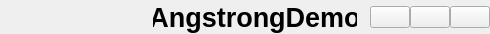
<?xml version="1.0" encoding="UTF-8"?>
<ui version="4.0">
 <class>TitleBar</class>
 <widget class="QWidget" name="TitleBar">
  <property name="geometry">
   <rect>
    <x>0</x>
    <y>0</y>
    <width>490</width>
    <height>34</height>
   </rect>
  </property>
  <property name="maximumSize">
   <size>
    <width>16777215</width>
    <height>34</height>
   </size>
  </property>
  <property name="windowTitle">
   <string>Form</string>
  </property>
  <layout class="QGridLayout" name="gridLayout">
   <property name="leftMargin">
    <number>0</number>
   </property>
   <property name="topMargin">
    <number>0</number>
   </property>
   <property name="rightMargin">
    <number>0</number>
   </property>
   <property name="bottomMargin">
    <number>0</number>
   </property>
   <property name="spacing">
    <number>0</number>
   </property>
   <item row="0" column="0">
    <layout class="QHBoxLayout" name="horizontalLayout">
     <property name="spacing">
      <number>0</number>
     </property>
     <property name="leftMargin">
      <number>0</number>
     </property>
     <item>
      <widget class="QLabel" name="m_lab_icon">
       <property name="minimumSize">
        <size>
         <width>40</width>
         <height>20</height>
        </size>
       </property>
       <property name="maximumSize">
        <size>
         <width>16777215</width>
         <height>28</height>
        </size>
       </property>
       <property name="styleSheet">
        <string notr="true">border-image: url(:/AngstrongDemo/camera.ico);</string>
       </property>
       <property name="text">
        <string/>
       </property>
      </widget>
     </item>
     <item>
      <spacer name="horizontalSpacer">
       <property name="orientation">
        <enum>Qt::Horizontal</enum>
       </property>
       <property name="sizeHint" stdset="0">
        <size>
         <width>120</width>
         <height>13</height>
        </size>
       </property>
      </spacer>
     </item>
     <item>
      <widget class="QLabel" name="m_lab_title">
       <property name="minimumSize">
        <size>
         <width>50</width>
         <height>32</height>
        </size>
       </property>
       <property name="maximumSize">
        <size>
         <width>16777215</width>
         <height>100</height>
        </size>
       </property>
       <property name="font">
        <font>
         <pointsize>20</pointsize>
         <weight>75</weight>
         <bold>true</bold>
        </font>
       </property>
       <property name="layoutDirection">
        <enum>Qt::LeftToRight</enum>
       </property>
       <property name="text">
        <string>AngstrongDemo</string>
       </property>
       <property name="alignment">
        <set>Qt::AlignCenter</set>
       </property>
       <property name="wordWrap">
        <bool>false</bool>
       </property>
      </widget>
     </item>
     <item>
      <spacer name="horizontalSpacer_2">
       <property name="orientation">
        <enum>Qt::Horizontal</enum>
       </property>
       <property name="sizeHint" stdset="0">
        <size>
         <width>20</width>
         <height>20</height>
        </size>
       </property>
      </spacer>
     </item>
     <item>
      <widget class="QPushButton" name="m_btn_min">
       <property name="toolTip">
        <string>最小化</string>
       </property>
       <property name="text">
        <string/>
       </property>
       <property name="icon">
        <iconset resource="AngstrongDemo.qrc">
         <normaloff>:/AngstrongDemo/image_ico/btl/Minimize_normal.png</normaloff>
         <normalon>:/AngstrongDemo/image_ico/btl/Minimize_hover.png</normalon>:/AngstrongDemo/image_ico/btl/Minimize_normal.png</iconset>
       </property>
      </widget>
     </item>
     <item>
      <widget class="QPushButton" name="m_btn_max">
       <property name="toolTip">
        <string>最大化</string>
       </property>
       <property name="text">
        <string/>
       </property>
       <property name="icon">
        <iconset resource="AngstrongDemo.qrc">
         <normaloff>:/AngstrongDemo/image_ico/btl/max_normal.png</normaloff>
         <normalon>:/AngstrongDemo/image_ico/btl/max_hover.png</normalon>:/AngstrongDemo/image_ico/btl/max_normal.png</iconset>
       </property>
      </widget>
     </item>
     <item>
      <widget class="QPushButton" name="m_btn_close">
       <property name="toolTip">
        <string>关闭</string>
       </property>
       <property name="text">
        <string/>
       </property>
       <property name="icon">
        <iconset resource="AngstrongDemo.qrc">
         <normaloff>:/AngstrongDemo/image_ico/btl/Close_normal.png</normaloff>
         <normalon>:/AngstrongDemo/image_ico/btl/Close_hover.png</normalon>:/AngstrongDemo/image_ico/btl/Close_normal.png</iconset>
       </property>
      </widget>
     </item>
    </layout>
   </item>
  </layout>
 </widget>
 <resources>
  <include location="AngstrongDemo.qrc"/>
 </resources>
 <connections/>
</ui>
